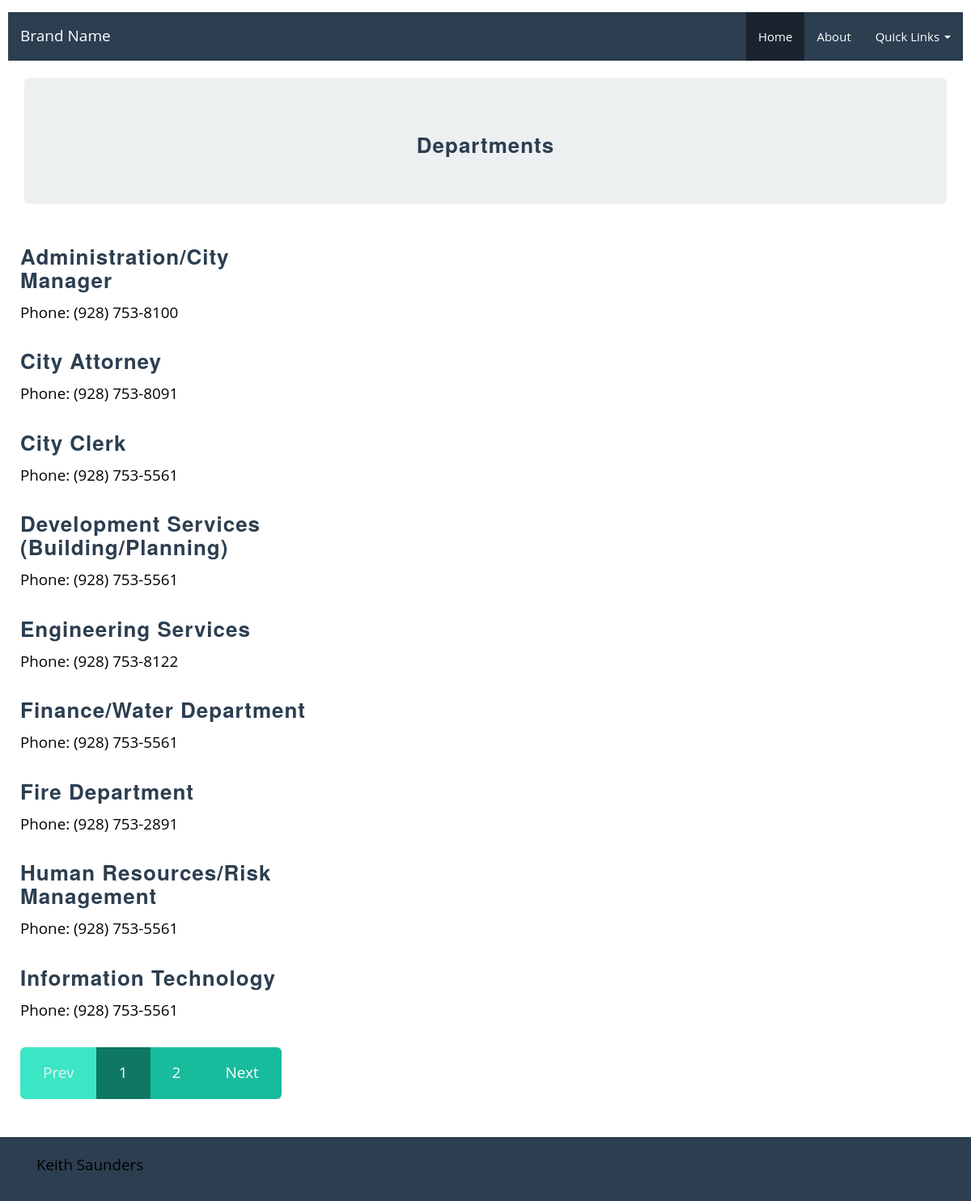
Screenshot of /departments/ with the database file from the repository.
### mainpage/models.py (models this page shows, shortened)
class Department(models.Model):
	departmentID = models.AutoField(primary_key=True)
	name = models.CharField(max_length = 55)
	phone = models.CharField(max_length = 14)
	fax = models.CharField(max_length = 14, null = True, blank = True)
	hours = models.CharField(max_length = 28, null = True, blank = True)
	link = models.CharField(max_length = 100, null = True, blank = True)
	description = models.CharField(max_length = 200, null = True, blank = True)
	streetName = models.CharField(max_length = 40, null = True, blank = True)
	stateInfo = models.CharField(max_length = 40, null = True, blank = True)
	googleMaps = models.CharField(max_length = 700, null = True, blank = True)

### mainpage/views.py (the view)
# urls.py: url(r'^departments/$', views.departments),
def departments(request, page=1):
	department_list = Department.objects.all()
	paginator = Paginator(department_list, 9)
	try:
		departments = paginator.page(page)
	except PageNotAnInteger:
		departments = paginator.page(9)
	except EmptyPage:
		departments = paginator.page(paginator.num_pages)
	context = {"departments": departments, "page": page}
	return render(request, 'mainpage/departments.html', context)

### mainpage/templates/mainpage/departments.html (shortened to what this page needs)
{% extends "mainpage/base.html" %}
{% block content %}
	<div class="jumbotron text-center">
			<h3>
				Departments
			</h3>
		</div>
	</div>
	<div class="container-fluid">
		{% for x in departments %}
		<div class="row">
			<div class="col-md-4">
			<h3>
				{{ x.name }}
			</h3>
			<p>
				Phone: {{ x.phone }}
			</p>
			</div>
			<div class="col-md-4">
			</div>
			<div class="col-md-4">
			</div>
		</div>
		{% endfor %}
	</div>
	<div class="container-fluid center-block">
	<div class="row">
		<div class="col-md-12">
			<ul class="pagination pagination-lg">
				{% if departments.has_previous %}
					<li>
						<a href="/departments/{{ departments.previous_page_number }}">Prev</a>
					</li>
				{% else %}
					<li class='disabled'>
						<a href="#">Prev</a>
					</li>
				{% endif %}
				{% for i in departments.paginator.page_range %}
					{% if departments.number == i %}
						<li class='active'>
							<a href='#'>{{ i }}</a>
						</li>
					{% else %}
						<li>
							<a href="/departments/{{ i }}">{{ i }}</a>
						</li>
					{% endif %}
				{% endfor %}
				{% if departments.has_next %}
				<li>
					<a href="/departments/{{ departments.next_page_number }}">Next</a>
				</li>
				{% else %}
					<li class='disabled'>
						<a href='#'>Next</a>
					</li>
				{% endif %}
			</ul>
		</div>
	</div>
</div>
{% endblock %}

### mainpage/templates/mainpage/base.html (shortened to what this page needs)
<!DOCTYPE html>
<html lang="en">
  <head>
	{% load staticfiles %}
	<link rel="stylesheet" href="{% static 'mainpage/css/bootstrap.min.css' %}" type="text/css"/>
	<link rel="stylesheet" href="{% static 'mainpage/css/customcss.css' %}" type="text/css"/>
  </head>
  <body>
	<nav class="navbar navbar-default navbar-static-top" role="navigation">
	  <div class="container-fluid">
		<div class="navbar-header">
		  <a class="navbar-brand" href="/">Brand Name</a>
		</div>
		<div class="navbar-collapse collapse">
			<ul class="nav navbar-nav navbar-right">
				<li class="active"><a href="#">Home</a></li>
				<li><a href="#">About</a></li>
				<li class="dropdown">
					<a href="#" class="dropdown-toggle" data-toggle="dropdown"> Quick Links <b class="caret"></b></a>
				</li>
			</ul>
		</div>
	  </div>
	</nav>
    <div class="container">
      {% block content %}
	  {% endblock %}
	<div class="navbar navbar-default navbar-fixed-bottom" role="navigation">
		<div class="container">
			<div class="navbar-text pull-left">
				<p>Keith Saunders</p>
			</div>
		</div>
	</div>
  </body>
</html>

### mainpage/static/mainpage/css/customcss.css (style rules this page uses)
body { padding-top: 15px; padding-bottom: 100px; padding-left: 10px; padding-right: 10px; }

### rows the page displays
Department: name "Administration/City Manager", phone "(928) 753-8100"
Department: name "City Attorney", phone "(928) 753-8091"
Department: name "City Clerk", phone "(928) 753-5561"
Department: name "Development Services (Building/Planning)", phone "(928) 753-5561"
Department: name "Engineering Services", phone "(928) 753-8122"
Department: name "Finance/Water Department", phone "(928) 753-5561"
Department: name "Fire Department", phone "(928) 753-2891"
Department: name "Human Resources/Risk Management", phone "(928) 753-5561"
Department: name "Information Technology", phone "(928) 753-5561"

### other values shown
{{ i }} "1"
{{ i }} "2"
